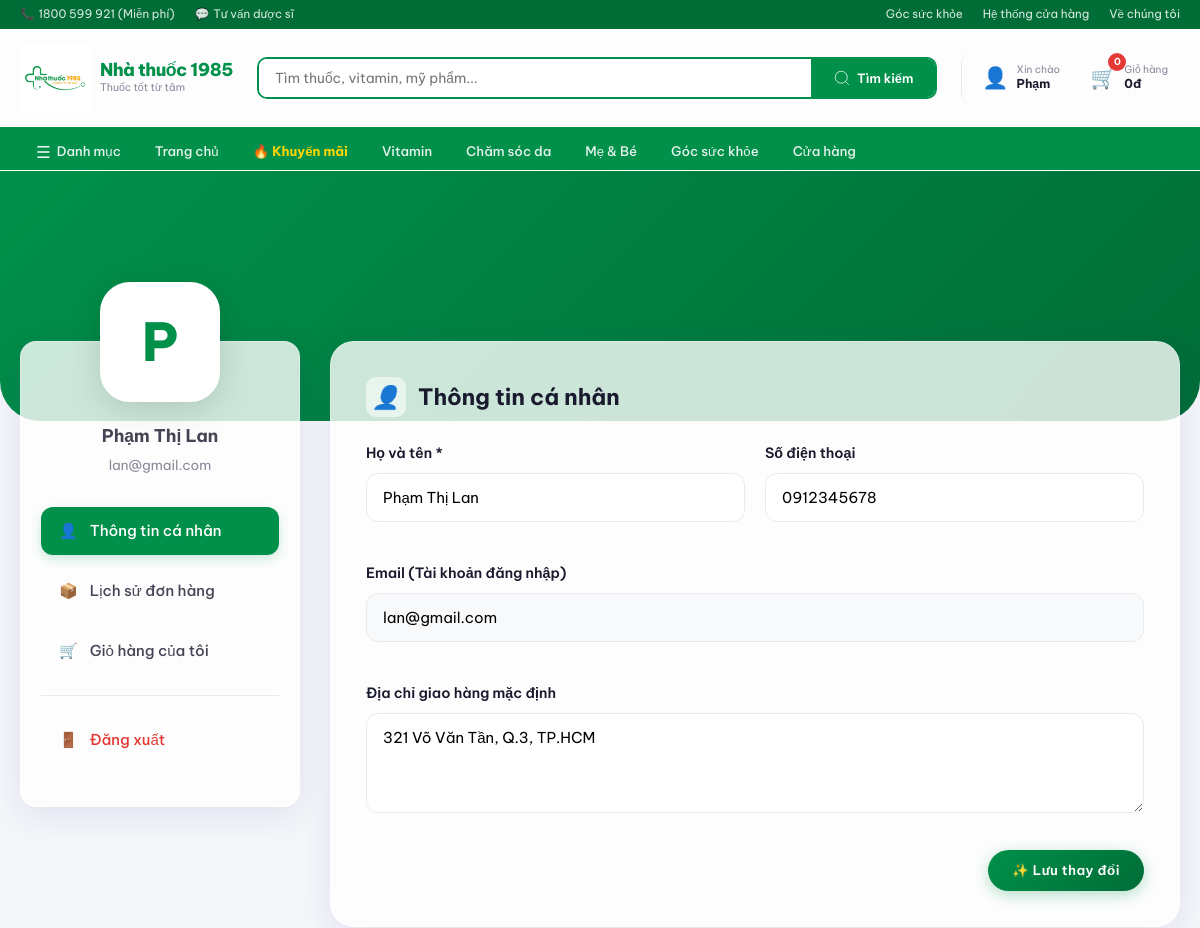
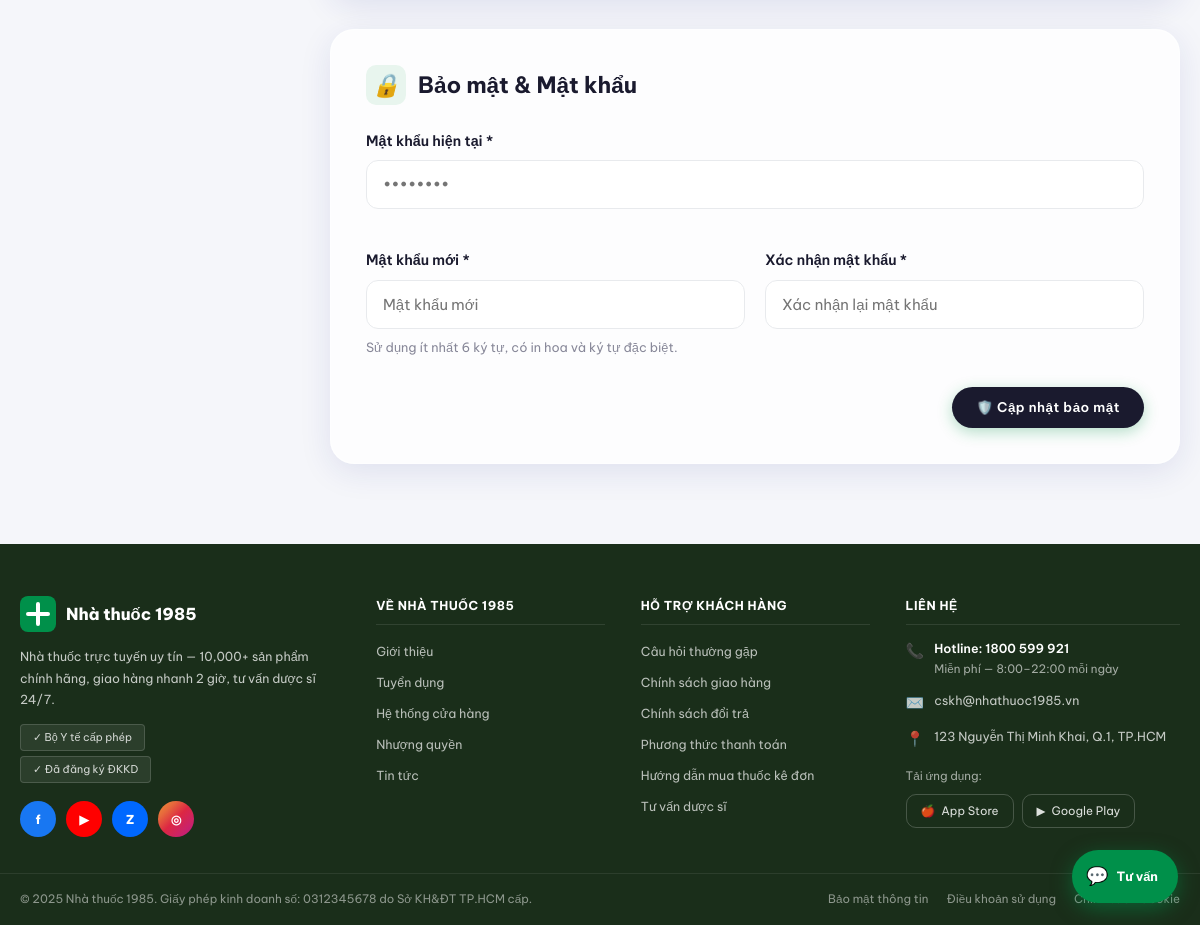
The app's page /account (signed in) with its own data (2 pictures, top to bottom).
### tables this page shows
CREATE TABLE users (
    user_id INT PRIMARY KEY AUTO_INCREMENT,
    role_id INT NOT NULL,
    username VARCHAR(50) NOT NULL UNIQUE,
    password_hash VARCHAR(255) NOT NULL COMMENT 'Mã hóa bằng password_hash() của PHP',
    full_name VARCHAR(100) NOT NULL,
    email VARCHAR(100) UNIQUE,
    phone VARCHAR(20),
    address TEXT,
    avatar VARCHAR(255) DEFAULT 'default-avatar.png',
    is_active BOOLEAN DEFAULT TRUE,
    last_login DATETIME,
    created_at TIMESTAMP DEFAULT CURRENT_TIMESTAMP,
    updated_at TIMESTAMP DEFAULT CURRENT_TIMESTAMP ON UPDATE CURRENT_TIMESTAMP,
    FOREIGN KEY (role_id) REFERENCES roles(role_id) ON DELETE RESTRICT,
    INDEX idx_username (username),
    INDEX idx_email (email),
    INDEX idx_role (role_id)
);

### app/controllers/AccountController.php (called while the page is built, shortened)
<?php
class AccountController extends BaseController {
    public function index() {
        $db = (new BaseModel())->db;
        $user = $db->query("SELECT * FROM users WHERE user_id = " . intval($_SESSION['user_id']))->fetch(PDO::FETCH_ASSOC);
        $this->loadView('user/profile', [
            'user' => $user,
            'pageTitle' => 'Thông tin tài khoản'
        ]);
    }
}

### app/views/user/profile.php (the view, shortened to what this page needs)
<?php include __DIR__ . '/../layout/header.php'; ?>
<div class="profile-header-banner"></div>
<div class="container animate-fade-up">
    <div class="profile-container">
        <aside class="glass-card profile-sidebar">
            <div class="user-avatar-wrap">
                <div class="user-avatar-main">
                    <?= strtoupper(substr($user['full_name'], 0, 1)) ?>
                </div>
            </div>
            <div style="text-align: center;">
                <h3 style="font-weight: 700; margin-bottom: 5px;"><?= htmlspecialchars($user['full_name']) ?></h3>
                <p style="color: var(--text-muted); font-size: 0.9rem;"><?= htmlspecialchars($user['email']) ?></p>
            </div>
            <ul class="sidebar-menu">
                <li>
                    <a href="<?= BASE_URL ?>account" class="active">
                        <span>👤</span> Thông tin cá nhân
                    </a>
                </li>
                <li>
                    <a href="<?= BASE_URL ?>account/orders">
                        <span>📦</span> Lịch sử đơn hàng
                    </a>
                </li>
                <li>
                    <a href="<?= BASE_URL ?>cart">
                        <span>🛒</span> Giỏ hàng của tôi
                    </a>
                </li>
                <li style="margin-top: 20px; border-top: 1px solid var(--border); padding-top: 20px;">
                    <a href="<?= BASE_URL ?>auth/logout" style="color: var(--red);">
                        <span>🚪</span> Đăng xuất
                    </a>
                </li>
            </ul>
        </aside>
        <main class="profile-main-content">
            <section class="glass-card profile-section-card">
                <div class="section-title-premium">
                    <i>👤</i>
                    <span>Thông tin cá nhân</span>
                </div>
                <form action="<?= BASE_URL ?>account/updateProfile" method="POST">
                    <div class="modern-form-grid">
                        <div class="form-group-modern">
                            <label>Họ và tên *</label>
                            <div class="input-modern-wrap">
                                <input type="text" name="full_name" class="input-modern" value="<?= htmlspecialchars($user['full_name']) ?>" maxlength="100" required placeholder="Nhập họ tên của bạn">
                            </div>
                        </div>
                        <div class="form-group-modern">
                            <label>Số điện thoại</label>
                            <div class="input-modern-wrap">
                                <input type="text" name="phone" class="input-modern" value="<?= htmlspecialchars($user['phone'] ?? '') ?>" maxlength="11" pattern="^(0|84)(3|5|7|8|9)([0-9]{8})$" title="Số điện thoại Việt Nam hợp lệ" placeholder="Số điện thoại liên hệ">
                            </div>
                        </div>
                        <div class="form-group-modern full-width">
                            <label>Email (Tài khoản đăng nhập)</label>
                            <div class="input-modern-wrap">
                                <input type="email" class="input-modern" value="<?= htmlspecialchars($user['email']) ?>" readonly>
                            </div>
                        </div>
                        <div class="form-group-modern full-width">
                            <label>Địa chỉ giao hàng mặc định</label>
                            <div class="input-modern-wrap">
                                <textarea name="address" class="input-modern textarea-modern" maxlength="255" placeholder="Địa chỉ nhận hàng (Số nhà, đường, phường/xã...)"><?= htmlspecialchars($user['address'] ?? '') ?></textarea>
                            </div>
                        </div>
                    </div>
                    <div class="btn-save-wrap">
                        <button type="submit" class="btn-premium">
                            ✨ Lưu thay đổi
                        </button>
                    </div>
                </form>
            </section>
            <section class="glass-card profile-section-card">
                <div class="section-title-premium">
                    <i>🔒</i>
                    <span>Bảo mật & Mật khẩu</span>
                </div>
                <form action="<?= BASE_URL ?>account/changePassword" method="POST">
                    <div class="modern-form-grid">
                        <div class="form-group-modern full-width">
                            <label>Mật khẩu hiện tại *</label>
                            <div class="input-modern-wrap">
                                <input type="password" name="current_password" class="input-modern" required placeholder="••••••••">
                            </div>
                        </div>
                        <div class="form-group-modern">
                            <label>Mật khẩu mới *</label>
                            <div class="input-modern-wrap">
                                <input type="password" name="new_password" class="input-modern" required minlength="6" placeholder="Mật khẩu mới">
                            </div>
                            <div class="password-strength-hint">Sử dụng ít nhất 6 ký tự, có in hoa và ký tự đặc biệt.</div>
                        </div>
                        <div class="form-group-modern">
                            <label>Xác nhận mật khẩu *</label>
                            <div class="input-modern-wrap">
                                <input type="password" name="confirm_password" class="input-modern" required minlength="6" placeholder="Xác nhận lại mật khẩu">
                            </div>
                        </div>
                    </div>
                    <div class="btn-save-wrap">
                        <button type="submit" class="btn-premium" style="background: var(--text-main);">
                            🛡️ Cập nhật bảo mật
                        </button>
                    </div>
                </form>
            </section>
        </main>
    </div>
</div>
<?php include __DIR__ . '/../layout/footer.php'; ?>

### public/css/premium.css (style rules this page uses)
:root { --glass-bg: rgba(255, 255, 255, 0.8); --glass-border: rgba(255, 255, 255, 0.3); --glass-shadow: 0 8px 32px 0 rgba(31, 38, 135, 0.1); --gradient-primary: linear-gradient(135deg, #00904a 0%, #006d37 100%); --gradient-accent: linear-gradient(135deg, #ff6b00 0%, #ff8c00 100%); }
.glass-card { background: var(--glass-bg); backdrop-filter: blur(8px); -webkit-backdrop-filter: blur(8px); border: 1px solid var(--glass-border); box-shadow: var(--glass-shadow); border-radius: var(--radius-lg); transition: transform 0.3s ease, box-shadow 0.3s ease; }
.btn-premium { background: var(--gradient-primary); color: white !important; padding: 12px 24px; border-radius: 50px; font-weight: 600; letter-spacing: 0.5px; border: none; cursor: pointer; transition: all 0.3s ease; display: inline-flex; align-items: center; justify-content: center; box-shadow: 0 4px 15px rgba(0, 144, 74, 0.3); }
.animate-fade-up { animation: fadeInUp 0.6s ease-out forwards; }

### public/css/variables.css (style rules this page uses)
:root { --green: #00904a; --green-dark: #006d37; --green-light: #e8f5ee; --green-mid: #c8e6d4; --orange: #ff6b00; --orange-light: #fff3e8; --red: #e53935; --blue: #1565c0; --text-main: #1a1a2e; --text-body: #444455; --text-muted: #888899; --text-light: #aaaabd; --border: #e8eaed; --bg-page: #f5f6fa; --bg-white: #ffffff; --radius-sm: 6px; --radius: 10px; --radius-lg: 16px; --shadow-sm: 0 2px 8px rgba(0,0,0,.06); --shadow: 0 4px 16px rgba(0,0,0,.09); --shadow-lg: 0 8px 32px rgba(0,0,0,.13); --transition: .22s cubic-bezier(.4,0,.2,1); --font-main: 'Be Vietnam Pro', sans-serif; --font-alt: 'Nunito', sans-serif; --container: 1240px; }
*, *::before, *::after { box-sizing: border-box; margin: 0; padding: 0; }
html { scroll-behavior: smooth; font-size: 15px; }
body { font-family: var(--font-main); color: var(--text-body); background: var(--bg-page); line-height: 1.6; -webkit-font-smoothing: antialiased; }
a { text-decoration: none; color: inherit; }
ul { list-style: none; }
button { cursor: pointer; border: none; background: none; font-family: inherit; }
.container { max-width: var(--container); margin: 0 auto; padding: 0 20px; }

### app/views/user/profile.php (style rules this page uses)
.profile-container { display: grid; grid-template-columns: 280px 1fr; gap: 30px; margin-top: -80px; position: relative; z-index: 2; }
.profile-header-banner { height: 250px; background: var(--gradient-primary); border-radius: 0 0 40px 40px; margin-bottom: 0; }
.profile-sidebar { height: fit-content; padding: 30px 20px; }
.user-avatar-wrap { position: relative; width: 120px; height: 120px; margin: -90px auto 20px; }
.user-avatar-main { width: 100%; height: 100%; background: white; color: var(--green); border-radius: 30px; display: flex; align-items: center; justify-content: center; font-size: 3.5rem; font-weight: 800; box-shadow: var(--shadow-lg); border: 4px solid white; }
.sidebar-menu { list-style: none; padding: 0; margin-top: 30px; }
.sidebar-menu li { margin-bottom: 12px; }
.sidebar-menu a { display: flex; align-items: center; gap: 12px; padding: 12px 18px; border-radius: 12px; color: var(--text-body); font-weight: 500; transition: all 0.3s ease; }
.sidebar-menu a.active { background: var(--green); color: white; box-shadow: 0 4px 12px rgba(0, 144, 74, 0.2); }
.profile-main-content { display: flex; flex-direction: column; gap: 30px; }
.profile-section-card { padding: 35px; border-radius: 24px; }
.section-title-premium { display: flex; align-items: center; gap: 12px; margin-bottom: 25px; font-size: 1.5rem; font-weight: 700; color: var(--text-main); }
.section-title-premium i { color: var(--green); background: var(--green-light); width: 40px; height: 40px; display: flex; align-items: center; justify-content: center; border-radius: 10px; }
.modern-form-grid { display: grid; grid-template-columns: 1fr 1fr; gap: 20px; }
.form-group-modern { margin-bottom: 20px; }
.form-group-modern.full-width { grid-column: span 2; }
.form-group-modern label { display: block; margin-bottom: 8px; font-weight: 600; color: var(--text-main); font-size: 0.95rem; }
.input-modern-wrap { position: relative; }
.input-modern { width: 100%; padding: 14px 16px; border: 1.5px solid var(--border); border-radius: 12px; background: white; font-family: inherit; font-size: 1rem; transition: all 0.3s ease; }
.input-modern[readonly] { background: #f8f9fa; cursor: not-allowed; }
.textarea-modern { resize: vertical; min-height: 100px; }
.btn-save-wrap { display: flex; justify-content: flex-end; margin-top: 10px; }
.password-strength-hint { font-size: 0.85rem; color: var(--text-muted); margin-top: 8px; }

### records on screen
users: full_name "P", full_name "Phạm Thị Lan", email "lan@gmail.com", phone "0912345678", address "321 Võ Văn Tần, Q.3, TP.HCM"

### other values on screen
explode(' ', $_SESSION['user']['name'])[0] "Phạm"
$cartItemCount "0"
